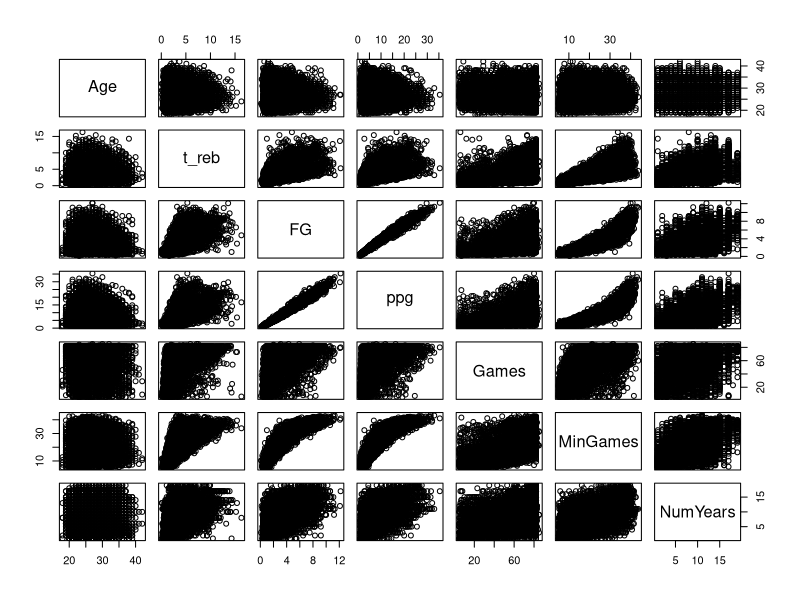
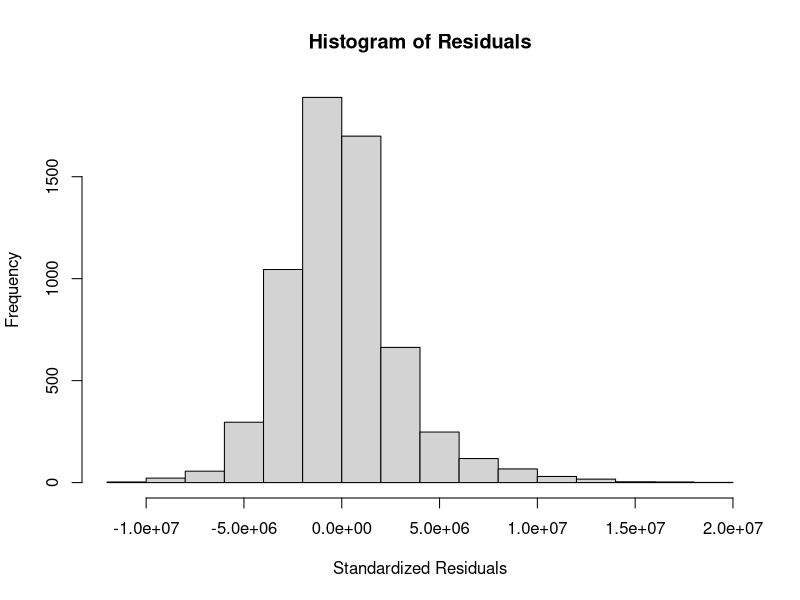
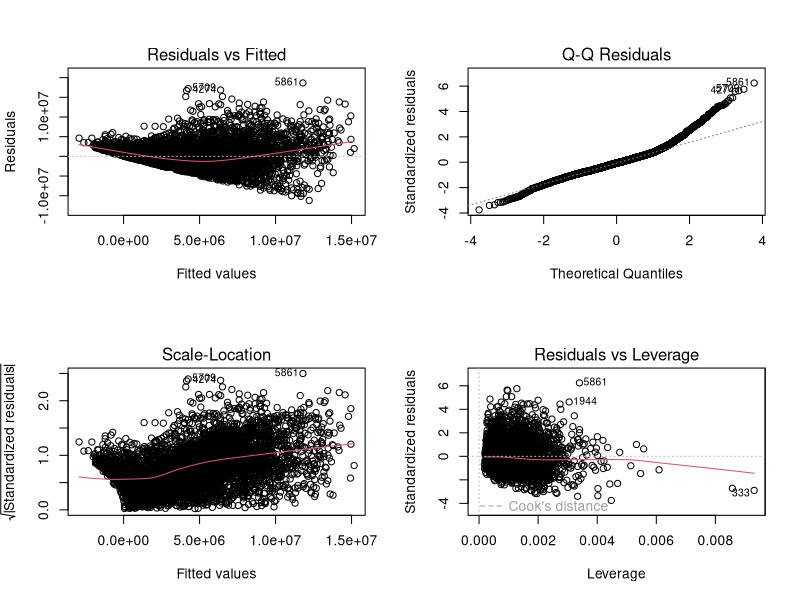
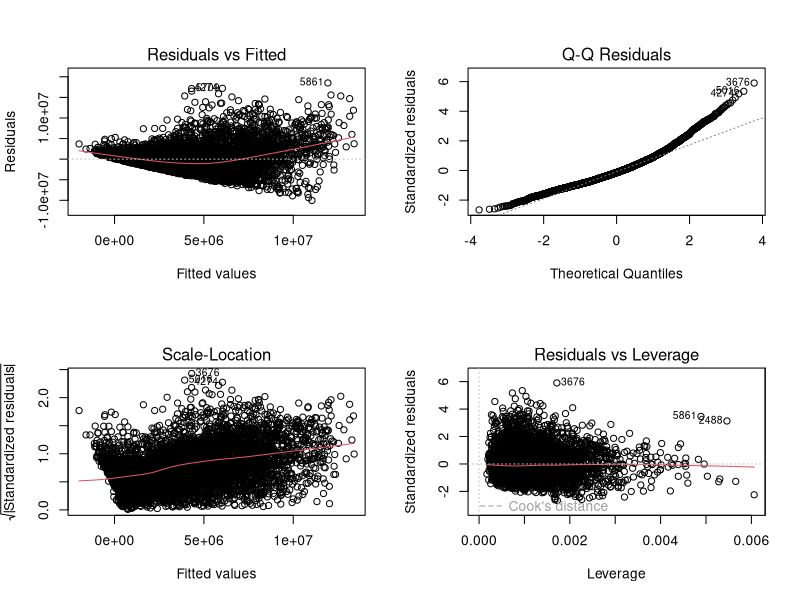
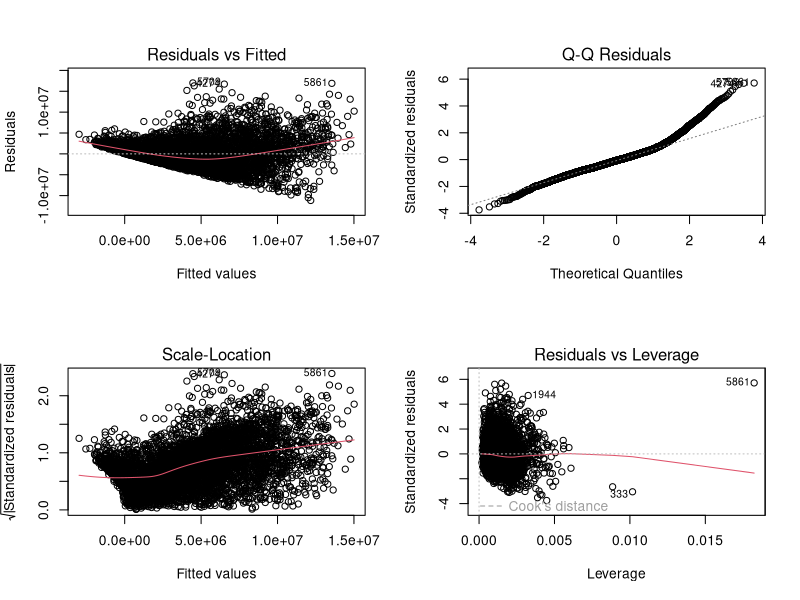
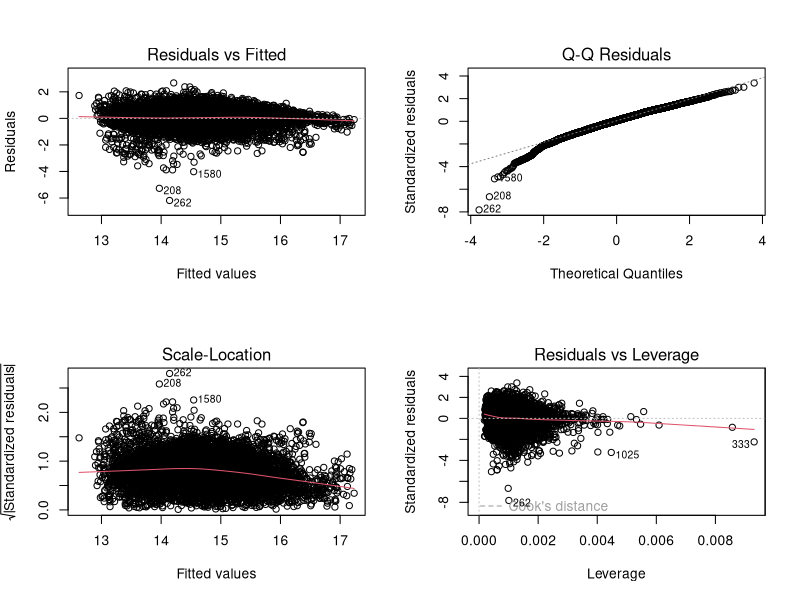

These charts were generated, in order, by the following R code:
## ---- chunk 1
library(dplyr)
library(car)
library(ggplot2)
library(lmtest)
library(sandwich)
library(caret)
## ---- chunk 2
data<-read.csv("2000_2018_nba.csv")
## ---- chunk 3
nbaTrain<- data %>% subset(PlayerYear == 2000|PlayerYear == 2001|PlayerYear == 2002|PlayerYear == 2003|
                  PlayerYear == 2004|PlayerYear == 2005|PlayerYear == 2006|PlayerYear == 2007|
                  PlayerYear == 2008|PlayerYear == 2009 |PlayerYear == 2010 | PlayerYear == 2011|
                    PlayerYear == 2012| PlayerYear == 2013 | PlayerYear == 2014, select =c(PlayerYear, team, name, salary,
                                                                   height_cm, weight_lb, school,
                                                                   country,DraftYear, DraftRound,
                                                                   DraftNum, PlusMinus, Pos, Age,
                                                                   Games, started, MinGames,
                                                                   FG, FG_att, three, three_att,
                                                                   two, two_att, FT, FT_att,
                                                                   o_reb, d_reb, t_reb, assist,
                                                                   steal, block, TO, fouls, ppg,
                                                                   infl, mvp,mip,SixthMan,dpoy,
                                                                   roy, nba1, nba2, nba3, rook1, rook2,
                                                                   def1,def2, FG_per, two_per, EFG,
                                                                   three_per, FT_per, TeamWins, NumYears,
                                                                   tmsalary, SalCap, overUnder))
nbaTest <- data %>% subset(PlayerYear == 2015|PlayerYear == 2016| PlayerYear == 2017 | PlayerYear == 2018, 
                           select =c(PlayerYear:overUnder))
## ---- chunk 4
nbaMacModel1<- lm(salary~Age + t_reb + ppg + FG +Games + MinGames +NumYears +two, data=nbaTrain)
nbaMacModel1
summary(nbaMacModel1)
## ---- chunk 5
# remove insignficant variable two

nbaMacModel2 <- lm(salary~Age + t_reb + FG + ppg + Games + MinGames +NumYears, data=nbaTrain)
summary(nbaMacModel2)

#Adjusted R squared went from 0.5349 to 0.5349 no difference

SSE = sum(nbaMacModel2$residuals^2)
SSE
RMSE = sqrt(SSE/nrow(nbaTrain))
RMSE
mean(nbaTrain$salary)
## ---- chunk 6
#Looking for multicollinearity
myvars = c("Age","t_reb", "FG", "ppg", "Games", "MinGames", "NumYears")
dfTrain<-nbaTrain[myvars]
#dfTrain

round(cor(dfTrain),2)

#scatterplot
plot(dfTrain)
## ---- chunk 7
vif(nbaMacModel2)

#FG is 56 lets remove that first 

nbaMacModel3 <- lm(salary~Age + t_reb +Games + ppg + NumYears + MinGames, data=nbaTrain)
summary(nbaMacModel3)
## ---- chunk 8
vif(nbaMacModel3) 

#remove Minutes per game 

nbaMacModel4 <- lm(salary~Age + t_reb +Games + ppg + NumYears, data=nbaTrain)
summary(nbaMacModel4)

vif(nbaMacModel4)
## ---- chunk 9
hist(resid(nbaMacModel4), main ="Histogram of Residuals", xlab = "Standardized Residuals", ylab = "Frequency")
## ---- chunk 10
par(mfrow = c(2,2))
plot(nbaMacModel4)
bptest(nbaMacModel4)
## ---- chunk 11
nbaTrain.ols <- lm(salary~Age + t_reb +Games + ppg + NumYears, data=nbaTrain)
nbaTrain$resi <- nbaTrain.ols$residuals
summary(nbaTrain.ols)
## ---- chunk 12
coeftest(nbaTrain.ols, vcov = vcovHC(nbaTrain.ols,"HC1")) #HC1 gives us the white standard errors 
## ---- chunk 13
nbaTrain.ols <- lm(salary~Age + t_reb + TO +Games + ppg + NumYears, data=nbaTrain) 
nbaTrain$resi<- nbaTrain.ols$residuals
varfunc.ols <- lm(log(resi^2) ~log(Age) + log(t_reb) + log(Games) + log(ppg) +log(NumYears), data = nbaTrain)
summary(varfunc.ols)
nbaTrain$varfunc <- exp(varfunc.ols$fitted.values)
nbaTrain.gls <- lm(salary~ Age + t_reb + TO +Games + ppg + NumYears, weights = 1/sqrt(varfunc), data = nbaTrain)
summary(nbaTrain.ols)
summary(nbaTrain.gls)
## ---- chunk 14
plot(nbaTrain.gls)
plot(nbaTrain.ols)
## ---- chunk 15
salaryBCMod <- BoxCoxTrans(nbaTrain$salary)
salaryBCMod
nbaTrain <- cbind(nbaTrain, sal_new = predict(salaryBCMod, nbaTrain$salary)) # append transformed variables to salary
#head(nbaTrain)

nbaMacModel5 <- lm(sal_new~Age + t_reb + Games + ppg + NumYears, data=nbaTrain) 
summary(nbaMacModel5)
plot(nbaMacModel5)
SSE1 <- sum(nbaMacModel5$residuals^2)
#SSE1
RMSE1 <- sqrt(SSE1/nrow(nbaTrain))
RMSE1
mean(nbaTrain$sal_new)

## ---- chunk 16
salaryPrediction <- predict(nbaMacModel5, newdata = nbaTest)
salaryBCModT <- BoxCoxTrans(nbaTest$salary)
salaryBCModT
nbaTest <- cbind(nbaTest, sal_new = predict(salaryBCModT, nbaTest$salary)) 
SSETest <- sum((salaryPrediction - nbaTest$sal_new)^2)
SSTTest <- sum((mean(nbaTrain$sal_new) - nbaTest$sal_new)^2)
R2 = 1 - SSETest/SSTTest
R2

RMSEtest = sqrt(SSETest/nrow(nbaTest))
RMSEtest
